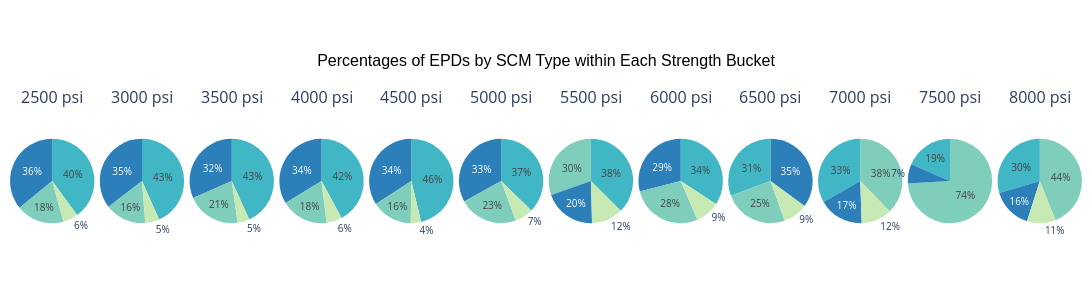

The code cell stored with this chart in its notebook:
### Code cell
fig_pie = make_subplots(
    rows=1,
    cols=len(strength_order),
    specs=[[{'type': 'pie'}] * len(strength_order)],
    subplot_titles=[f'{int(s)} psi' for s in strength_order],
    horizontal_spacing=0.005,
)

for col_idx, strength in enumerate(strength_order, start=1):
    bucket = df_plot[df_plot['Compressive_Strength'] == strength]
    counts = bucket['scm_type'].value_counts()

    labels, values, pie_colors = [], [], []
    for scm_type, color in zip(scm_plot_order, colors):
        count = counts.get(scm_type, 0)
        if count > 0:
            labels.append(scm_type)
            values.append(count)
            pie_colors.append(color)

    total = sum(values)
    pct_texts = [f'{round(v / total * 100)}%' for v in values]

    fig_pie.add_trace(
        go.Pie(
            labels=labels,
            values=values,
            marker=dict(colors=pie_colors),
            text=pct_texts,
            textinfo='text',
            hovertemplate='%{label}<br>%{text} of %{value:,} mixes<extra></extra>',
            showlegend=False,
            textfont=dict(size=10),
            insidetextorientation='auto',
        ),
        row=1, col=col_idx,
    )

fig_pie.update_layout(
    title={
        'text': 'Percentages of EPDs by SCM Type within Each Strength Bucket',
        'x': 0.5, 'xanchor': 'center', 'yanchor': 'top',
        'font': {'size': 16, 'family': 'Arial', 'color': 'black'},
    },
    height=300,
    width=1400,
    paper_bgcolor='white',
    margin=dict(t=110, b=20, l=10, r=10),
)

fig_pie.show()

### Figure 1 — Plotly figure (JSON) as saved in the notebook; plotly's stock layout.template omitted (floating-point values rounded to 4 significant figures)
{"data": [{"domain": {"x": [0, 0.07875], "y": [0, 1]}, "hovertemplate": "%{label}<br>%{text} of %{value:,} mixes<extra></extra>", "insidetextorientation": "auto", "labels": ["No SCM", "Fly Ash", "Slag", "Both Fly Ash & Slag"], "marker": {"colors": ["#2c7fb8", "#41b6c4", "#7fcdbb", "#c7e9b4"]}, "showlegend": false, "text": ["36%", "40%", "18%", "6%"], "textfont": {"size": 10}, "textinfo": "text", "type": "pie", "values": [452, 503, 231, 73]}, {"domain": {"x": [0.08375, 0.1625], "y": [0, 1]}, "hovertemplate": "%{label}<br>%{text} of %{value:,} mixes<extra></extra>", "insidetextorientation": "auto", "labels": ["No SCM", "Fly Ash", "Slag", "Both Fly Ash & Slag"], "marker": {"colors": ["#2c7fb8", "#41b6c4", "#7fcdbb", "#c7e9b4"]}, "showlegend": false, "text": ["35%", "43%", "16%", "5%"], "textfont": {"size": 10}, "textinfo": "text", "type": "pie", "values": [2669, 3266, 1191, 408]}, {"domain": {"x": [0.1675, 0.2463], "y": [0, 1]}, "hovertemplate": "%{label}<br>%{text} of %{value:,} mixes<extra></extra>", "insidetextorientation": "auto", "labels": ["No SCM", "Fly Ash", "Slag", "Both Fly Ash & Slag"], "marker": {"colors": ["#2c7fb8", "#41b6c4", "#7fcdbb", "#c7e9b4"]}, "showlegend": false, "text": ["32%", "43%", "21%", "5%"], "textfont": {"size": 10}, "textinfo": "text", "type": "pie", "values": [1186, 1622, 775, 172]}, {"domain": {"x": [0.2513, 0.33], "y": [0, 1]}, "hovertemplate": "%{label}<br>%{text} of %{value:,} mixes<extra></extra>", "insidetextorientation": "auto", "labels": ["No SCM", "Fly Ash", "Slag", "Both Fly Ash & Slag"], "marker": {"colors": ["#2c7fb8", "#41b6c4", "#7fcdbb", "#c7e9b4"]}, "showlegend": false, "text": ["34%", "42%", "18%", "6%"], "textfont": {"size": 10}, "textinfo": "text", "type": "pie", "values": [4375, 5453, 2350, 777]}, {"domain": {"x": [0.335, 0.4138], "y": [0, 1]}, "hovertemplate": "%{label}<br>%{text} of %{value:,} mixes<extra></extra>", "insidetextorientation": "auto", "labels": ["No SCM", "Fly Ash", "Slag", "Both Fly Ash & Slag"], "marker": {"colors": ["#2c7fb8", "#41b6c4", "#7fcdbb", "#c7e9b4"]}, "showlegend": false, "text": ["34%", "46%", "16%", "4%"], "textfont": {"size": 10}, "textinfo": "text", "type": "pie", "values": [1445, 1957, 661, 168]}, {"domain": {"x": [0.4188, 0.4975], "y": [0, 1]}, "hovertemplate": "%{label}<br>%{text} of %{value:,} mixes<extra></extra>", "insidetextorientation": "auto", "labels": ["No SCM", "Fly Ash", "Slag", "Both Fly Ash & Slag"], "marker": {"colors": ["#2c7fb8", "#41b6c4", "#7fcdbb", "#c7e9b4"]}, "showlegend": false, "text": ["33%", "37%", "23%", "7%"], "textfont": {"size": 10}, "textinfo": "text", "type": "pie", "values": [2607, 2940, 1782, 558]}, {"domain": {"x": [0.5025, 0.5813], "y": [0, 1]}, "hovertemplate": "%{label}<br>%{text} of %{value:,} mixes<extra></extra>", "insidetextorientation": "auto", "labels": ["No SCM", "Fly Ash", "Slag", "Both Fly Ash & Slag"], "marker": {"colors": ["#2c7fb8", "#41b6c4", "#7fcdbb", "#c7e9b4"]}, "showlegend": false, "text": ["20%", "38%", "30%", "12%"], "textfont": {"size": 10}, "textinfo": "text", "type": "pie", "values": [93, 174, 141, 56]}, {"domain": {"x": [0.5863, 0.665], "y": [0, 1]}, "hovertemplate": "%{label}<br>%{text} of %{value:,} mixes<extra></extra>", "insidetextorientation": "auto", "labels": ["No SCM", "Fly Ash", "Slag", "Both Fly Ash & Slag"], "marker": {"colors": ["#2c7fb8", "#41b6c4", "#7fcdbb", "#c7e9b4"]}, "showlegend": false, "text": ["29%", "34%", "28%", "9%"], "textfont": {"size": 10}, "textinfo": "text", "type": "pie", "values": [908, 1069, 862, 293]}, {"domain": {"x": [0.67, 0.7488], "y": [0, 1]}, "hovertemplate": "%{label}<br>%{text} of %{value:,} mixes<extra></extra>", "insidetextorientation": "auto", "labels": ["No SCM", "Fly Ash", "Slag", "Both Fly Ash & Slag"], "marker": {"colors": ["#2c7fb8", "#41b6c4", "#7fcdbb", "#c7e9b4"]}, "showlegend": false, "text": ["35%", "31%", "25%", "9%"], "textfont": {"size": 10}, "textinfo": "text", "type": "pie", "values": [48, 42, 34, 13]}, {"domain": {"x": [0.7538, 0.8325], "y": [0, 1]}, "hovertemplate": "%{label}<br>%{text} of %{value:,} mixes<extra></extra>", "insidetextorientation": "auto", "labels": ["No SCM", "Fly Ash", "Slag", "Both Fly Ash & Slag"], "marker": {"colors": ["#2c7fb8", "#41b6c4", "#7fcdbb", "#c7e9b4"]}, "showlegend": false, "text": ["17%", "33%", "38%", "12%"], "textfont": {"size": 10}, "textinfo": "text", "type": "pie", "values": [140, 269, 305, 95]}, {"domain": {"x": [0.8375, 0.9163], "y": [0, 1]}, "hovertemplate": "%{label}<br>%{text} of %{value:,} mixes<extra></extra>", "insidetextorientation": "auto", "labels": ["No SCM", "Fly Ash", "Slag"], "marker": {"colors": ["#2c7fb8", "#41b6c4", "#7fcdbb"]}, "showlegend": false, "text": ["7%", "19%", "74%"], "textfont": {"size": 10}, "textinfo": "text", "type": "pie", "values": [2, 5, 20]}, {"domain": {"x": [0.9213, 1], "y": [0, 1]}, "hovertemplate": "%{label}<br>%{text} of %{value:,} mixes<extra></extra>", "insidetextorientation": "auto", "labels": ["No SCM", "Fly Ash", "Slag", "Both Fly Ash & Slag"], "marker": {"colors": ["#2c7fb8", "#41b6c4", "#7fcdbb", "#c7e9b4"]}, "showlegend": false, "text": ["16%", "30%", "44%", "11%"], "textfont": {"size": 10}, "textinfo": "text", "type": "pie", "values": [143, 272, 404, 101]}], "layout": {"annotations": [{"font": {"size": 16}, "showarrow": false, "text": "2500 psi", "x": 0.03938, "xanchor": "center", "xref": "paper", "y": 1, "yanchor": "bottom", "yref": "paper"}, {"font": {"size": 16}, "showarrow": false, "text": "3000 psi", "x": 0.1231, "xanchor": "center", "xref": "paper", "y": 1, "yanchor": "bottom", "yref": "paper"}, {"font": {"size": 16}, "showarrow": false, "text": "3500 psi", "x": 0.2069, "xanchor": "center", "xref": "paper", "y": 1, "yanchor": "bottom", "yref": "paper"}, {"font": {"size": 16}, "showarrow": false, "text": "4000 psi", "x": 0.2906, "xanchor": "center", "xref": "paper", "y": 1, "yanchor": "bottom", "yref": "paper"}, {"font": {"size": 16}, "showarrow": false, "text": "4500 psi", "x": 0.3744, "xanchor": "center", "xref": "paper", "y": 1, "yanchor": "bottom", "yref": "paper"}, {"font": {"size": 16}, "showarrow": false, "text": "5000 psi", "x": 0.4581, "xanchor": "center", "xref": "paper", "y": 1, "yanchor": "bottom", "yref": "paper"}, {"font": {"size": 16}, "showarrow": false, "text": "5500 psi", "x": 0.5419, "xanchor": "center", "xref": "paper", "y": 1, "yanchor": "bottom", "yref": "paper"}, {"font": {"size": 16}, "showarrow": false, "text": "6000 psi", "x": 0.6256, "xanchor": "center", "xref": "paper", "y": 1, "yanchor": "bottom", "yref": "paper"}, {"font": {"size": 16}, "showarrow": false, "text": "6500 psi", "x": 0.7094, "xanchor": "center", "xref": "paper", "y": 1, "yanchor": "bottom", "yref": "paper"}, {"font": {"size": 16}, "showarrow": false, "text": "7000 psi", "x": 0.7931, "xanchor": "center", "xref": "paper", "y": 1, "yanchor": "bottom", "yref": "paper"}, {"font": {"size": 16}, "showarrow": false, "text": "7500 psi", "x": 0.8769, "xanchor": "center", "xref": "paper", "y": 1, "yanchor": "bottom", "yref": "paper"}, {"font": {"size": 16}, "showarrow": false, "text": "8000 psi", "x": 0.9606, "xanchor": "center", "xref": "paper", "y": 1, "yanchor": "bottom", "yref": "paper"}], "height": 300, "margin": {"b": 20, "l": 10, "r": 10, "t": 110}, "paper_bgcolor": "white", "title": {"font": {"color": "black", "family": "Arial", "size": 16}, "text": "Percentages of EPDs by SCM Type within Each Strength Bucket", "x": 0.5, "xanchor": "center", "yanchor": "top"}, "width": 1400}}
